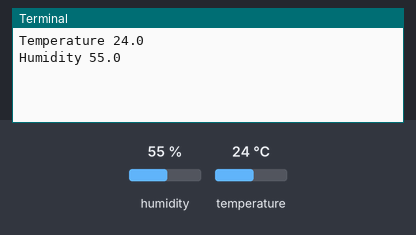
A program run on a simulated Raspberry Pi (BCM pin numbers). Shown: the last lines printed to the terminal. The test bench sets the inputs (shaded band); at power-on: humidity 55 %, temperature 24 °C. Requests to the public web service named in the program get a made-up reply in its usual format after 0.4 s (London, UTC, broken clouds, 64 % humidity, 1013 hPa unless stated).

Above: at 1.2 s.
1.3 s: humidity set to 22 %
At 2.3 s:
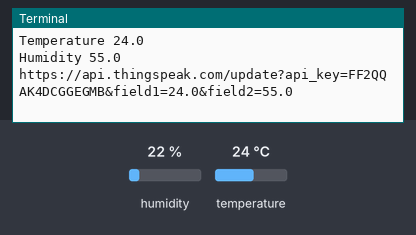
4.9 s: temperature set to 12 °C
At 6.7 s:
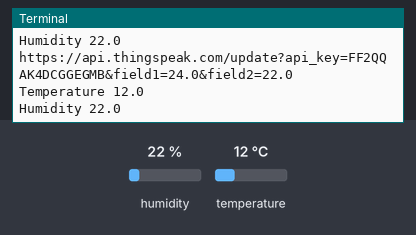
7.6 s: humidity set to 40 %
At 9.0 s:
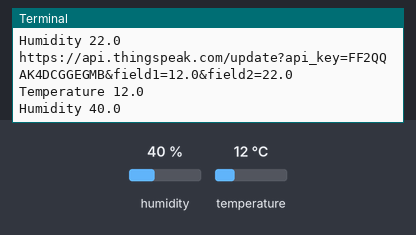
Timing chart, 0 to 10.6 s (numbered marks = the images above; inputs shaded):
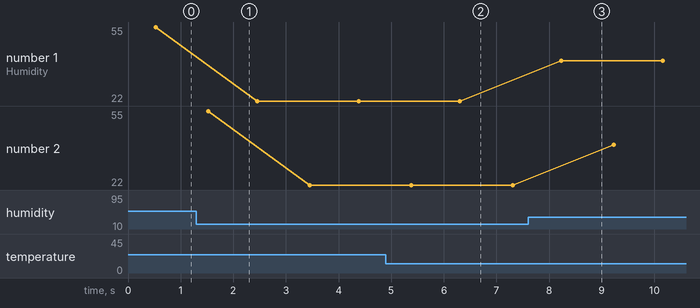

Measured:
- after the input at 4.9 s, the terminal: prints a new line after 1.4 s (image 2)
- after the input at 7.6 s, the terminal: prints a new line after 0.63 s (image 3)
- plotted number 1: 55 → 22 after the input at 1.3 s, 22 → 40 after the input at 7.6 s
- plotted number 2: 22 → 40 after the input at 7.6 s

The program:

dhtSensortsCode.py
```python
import Adafruit_DHT as dht
import time
import requests
while(True):
    h,t=dht.read_retry(11,21)
    print("Temperature",t)
    print("Humidity",h)
    time.sleep(1)
    url="https://api.thingspeak.com/update?api_key=FF2QQAK4DCGGEGMB&field1=%s&field2=%s"%(t,h)
    print(url)
    requests.get(url)
```
